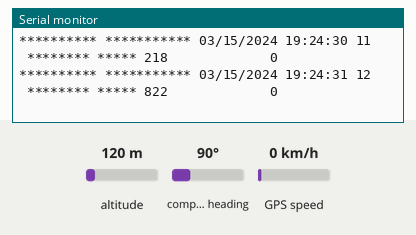
Simulated run of this sketch. Board: ESP32. Parts: the last lines printed to the serial monitor. Inputs (shaded band) come from the test bench; at power-on: altitude 120 m, GPS speed 0 km/h, compass heading 90°. The GPS gets a fix after 3 s at 37.7749, -122.4194 with 8 satellites.

Above: at 1.4 s.
1.5 s: altitude set to 108 m
At 2.9 s:
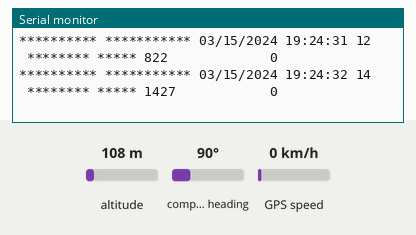
4.7 s: altitude set to 91 m
At 6.0 s:
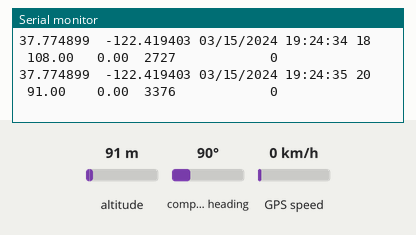
7.7 s: GPS speed set to 8 km/h
At 9.0 s:
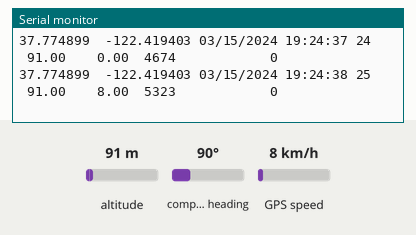
9.2 s: GPS speed set to 11 km/h
At 10.0 s:
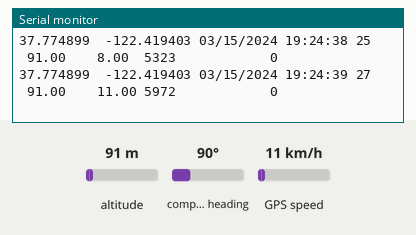

The sketch:

GPS.ino
```cpp
#include <TinyGPSPlus.h>
#include <Arduino.h>

static const int RXPin = 47, TXPin = 48;
static const uint32_t GPSBaud = 115200;

TinyGPSPlus gps;

HardwareSerial ss(2); // Use HardwareSerial 2 on ESP32 (or adjust for your platform)

void setup()
{
  Serial.begin(115200);
  delay(200);
  ss.begin(GPSBaud, SERIAL_8N1, RXPin, TXPin);

  Serial.println(F("GPS_pico.ino"));
  Serial.println(F("Latitude       Longitude      Date       Time       Altitude  Speed  Chars Processed  Checksum Fail"));
  Serial.println(F("-----------------------------------------------------------------------------------------------------"));
}

void loop()
{
  static const double LONDON_LAT = 51.508131, LONDON_LON = -0.128002;

  printFloat(gps.location.lat(), gps.location.isValid(), 11, 6);
  printFloat(gps.location.lng(), gps.location.isValid(), 12, 6);
  printDateTime(gps.date, gps.time);
  printFloat(gps.altitude.meters(), gps.altitude.isValid(), 9, 2);
  printFloat(gps.speed.kmph(), gps.speed.isValid(), 6, 2);
  printInt(gps.charsProcessed(), true, 16);
  printInt(gps.failedChecksum(), true, 13);
  Serial.println();

  smartDelay(1000);

  if (millis() > 5000 && gps.charsProcessed() < 10)
    Serial.println(F("No GPS data received: check wiring"));
}

static void smartDelay(unsigned long ms)
{
  unsigned long start = millis();
  do
  {
    while (ss.available())
      gps.encode(ss.read());
  } while (millis() - start < ms);
}

static void printFloat(float val, bool valid, int len, int prec)
{
  if (!valid)
  {
    while (len-- > 1)
      Serial.print('*');
    Serial.print(' ');
  }
  else
  {
    Serial.print(val, prec);
    int vi = abs((int)val);
    int flen = prec + (val < 0.0 ? 2 : 1); // . and -
    flen += vi >= 1000 ? 4 : vi >= 100 ? 3 : vi >= 10 ? 2 : 1;
    for (int i = flen; i < len; ++i)
      Serial.print(' ');
  }
  smartDelay(0);
}

static void printInt(unsigned long val, bool valid, int len)
{
  char sz[32] = "*****************";
  if (valid)
    sprintf(sz, "%ld", val);
  sz[len] = 0;
  for (int i = strlen(sz); i < len; ++i)
    sz[i] = ' ';
  if (len > 0)
    sz[len-1] = ' ';
  Serial.print(sz);
  smartDelay(0);
}

static void printDateTime(TinyGPSDate &d, TinyGPSTime &t)
{
  if (!d.isValid())
  {
    Serial.print(F("********** "));
  }
  else
  {
    char sz[32];
    sprintf(sz, "%02d/%02d/%02d ", d.month(), d.day(), d.year());
    Serial.print(sz);
  }

  if (!t.isValid())
  {
    Serial.print(F("******** "));
  }
  else
  {
    char sz[32];
    sprintf(sz, "%02d:%02d:%02d ", (t.hour() + 9) % 24, t.minute(), t.second());
    Serial.print(sz);
  }

  printInt(d.age(), d.isValid(), 5);
  smartDelay(0);
}
```

Measured:
- the behaviour switches between 100 and 99 m on altitude (found by bisection; images 1 and 2)
- the behaviour switches between 9 and 10 km/h on GPS speed (found by bisection; images 3 and 4)
- after the input at 4.7 s, the serial monitor: prints a new line after 0.53 s (image 2)
- after the input at 7.7 s, the serial monitor: prints a new line after 0.54 s (image 3)
- after the input at 9.2 s, the serial monitor: prints a new line at once (image 4)
